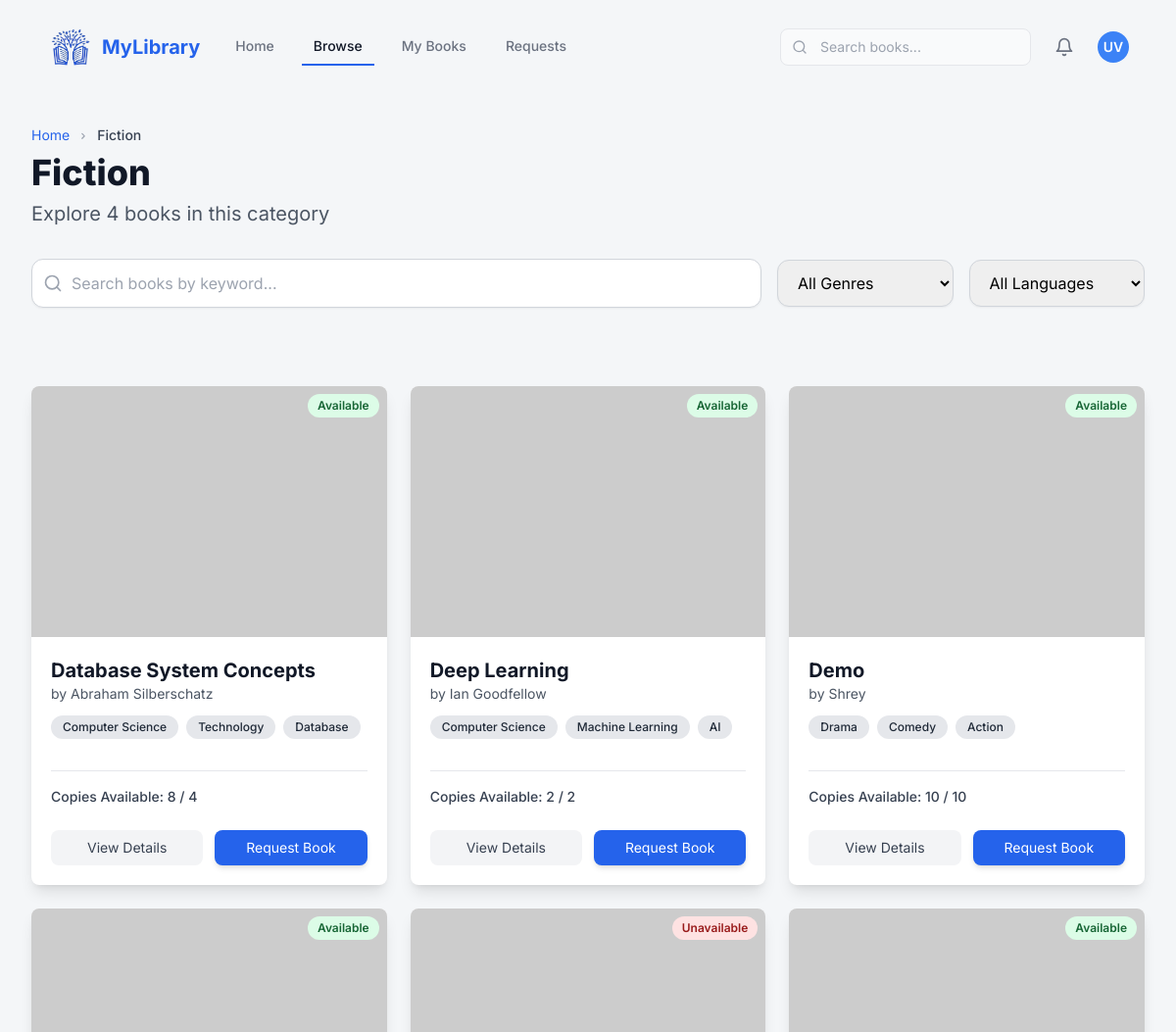
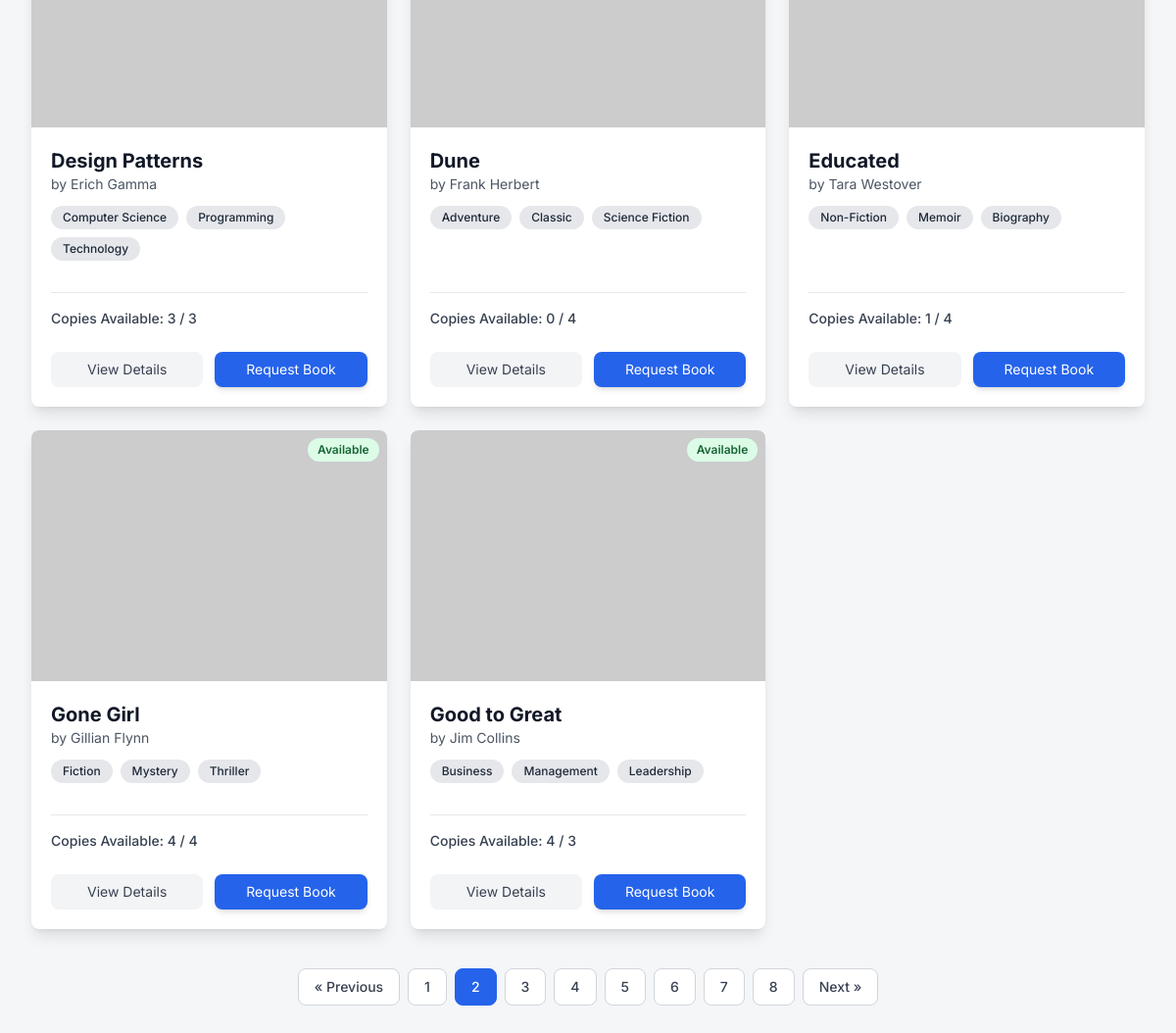
/user/browse?page=2 (signed in), run on the app's committed database (2 pictures, top to bottom).
### library_db/models.py (models this page shows, shortened)
class Book(models.Model):
    book_id = models.AutoField(primary_key=True)
    isbn = models.CharField(max_length=20, unique=True)
    title = models.CharField(max_length=255)
    author = models.CharField(max_length=100)
    genre = models.ManyToManyField(Genre, related_name='books')
    language = models.ForeignKey(Language, on_delete=models.CASCADE, related_name='books', null=True)
    description = models.TextField(blank=True, null=True)
    image_url = models.URLField(max_length=500, blank=True, null=True)
    total_copies = models.IntegerField()
    available_copies = models.IntegerField()
    def genre_display(self):
      return ', '.join(genre.genre_name for genre in self.genre.all())
    genre_display.short_description = 'Genres'

class Genre(models.Model):
    genre_id = models.AutoField(primary_key=True)
    genre_name = models.CharField(max_length=100, unique=True)

### LMS/views.py (the view)
# urls.py: path('user/browse', views.browse, name='browse'),
@user_login_required
def browse(request):
    all_books_list = Book.objects.all().order_by('title')
    paginator = Paginator(all_books_list, 8)
    page_number = request.GET.get('page')
    books_page_obj = paginator.get_page(page_number)
    context = {
        'books_page': books_page_obj,
        'all_genres': Genre.objects.all().order_by('genre_name'),
        'all_languages': Language.objects.all().order_by('language_name'),
    }
    return render(request, 'users/browse.html', context)

### LMS/views.py (called while the page is built)
def user_login_required(view_func):
    @wraps(view_func)
    def wrapper(request, *args, **kwargs):
        if not request.session.get('user_id'):
            return redirect('user_login')
        return view_func(request, *args, **kwargs)
    return wrapper

### templates/users/browse.html (shortened to what this page needs)
{% include "index.html" %}
{% block content %}
<main class="max-w-7xl mx-auto px-4 sm:px-6 lg:px-8 py-8">
    <nav class="text-sm text-gray-500 mb-2" aria-label="Breadcrumb">
        <ol class="list-none p-0 inline-flex">
            <li class="flex items-center">
                <a href="#" class="text-blue-600 hover:text-blue-800 transition duration-150">Home</a>
                <svg class="fill-current w-3 h-3 mx-2 text-gray-400" xmlns="http://www.w3.org/2000/svg"
                    viewBox="0 0 20 20">
                    <path
                        d="M7.293 14.707l3.293-3.293-3.293-3.293a1 1 0 111.414-1.414l4 4a1 1 0 010 1.414l-4 4a1 1 0 01-1.414-1.414z" />
                </svg>
            </li>
            <li class="text-gray-700 font-medium">Fiction</li>
        </ol>
    </nav>
    <header class="mb-8">
        <h1 class="text-4xl font-extrabold text-gray-900 mb-2">Fiction</h1>
        <p class="text-xl text-gray-600">Explore 4 books in this category</p>
    </header>
    <div class="flex flex-col md:flex-row gap-4 mb-10">
        <div class="relative flex-1">
            <form id="filter-form" class="flex flex-col md:flex-row gap-4 mb-10 items-center text-black">
                <div class="relative flex-grow w-full md:w-auto">
                    <input type="text" id="search-input" name="search" placeholder="Search books by keyword..."
                        class="w-full pl-10 pr-4 py-3 border border-gray-300 rounded-xl focus:outline-none focus:ring-2 focus:ring-blue-500 shadow-sm">
                    <svg class="absolute left-3 top-1/2 transform -translate-y-1/2 w-5 h-5 text-gray-400"
                        xmlns="http://www.w3.org/2000/svg" viewBox="0 0 24 24" fill="none" stroke="currentColor"
                        stroke-width="2" stroke-linecap="round" stroke-linejoin="round">
                        <circle cx="11" cy="11" r="8"></circle>
                        <path d="m21 21-4.3-4.3"></path>
                    </svg>
                </div>
                <div class="flex gap-4 w-full md:w-auto">
                    <select id="genre-filter" name="genre"
                        class="py-3 px-4 border border-gray-300 rounded-xl focus:outline-none focus:ring-2 focus:ring-blue-500 shadow-sm w-full">
                        <option value="">All Genres</option>
                    </select>
                    <select id="language-filter" name="language"
                        class="py-3 px-4 border border-gray-300 rounded-xl focus:outline-none focus:ring-2 focus:ring-blue-500 shadow-sm w-full">
                        <option value="">All Languages</option>
                    </select>
                </div>
            </form>
        </div>
    </div>
    <div class="flex justify-center items-center mt-10 space-x-2">
        <div id="book-grid-container">
            {% include "partials/book_grid_content.html" %}
        </div>
    </div>
</main>
{% endblock %}

### templates/partials/book_grid_content.html
<div id="book-grid" class="grid grid-cols-1 sm:grid-cols-2 lg:grid-cols-3 xl:grid-cols-4 gap-6">
    {% for book in books_page %}
    <div class="bg-white rounded-lg shadow-lg overflow-hidden flex flex-col group transition-transform duration-300 ease-in-out hover:-translate-y-2">
        <div class="relative">
            {% if book.available_copies > 0 %}
            <span class="absolute top-2 right-2 bg-green-100 text-green-800 text-xs font-semibold px-2.5 py-1 rounded-full">Available</span>
            {% else %}
            <span class="absolute top-2 right-2 bg-red-100 text-red-800 text-xs font-semibold px-2.5 py-1 rounded-full">Unavailable</span>
            {% endif %}
            <img class="w-full h-64 object-cover" src="https://placehold.co/400x600/1F2937/FFFFFF?text={{ book.title|urlencode }}" alt="Cover of {{ book.title }}">
        </div>
        <div class="p-5 flex flex-col flex-grow">
            <h3 class="text-xl font-bold text-gray-900 truncate">{{ book.title }}</h3>
            <p class="text-sm text-gray-600 mb-3">by {{ book.author }}</p>
            <div class="flex flex-wrap gap-2 mb-4">
                {% for genre in book.genre.all %}<span class="bg-gray-200 text-gray-800 text-xs font-medium px-3 py-1 rounded-full">{{ genre.genre_name }}</span>{% endfor %}
            </div>
            <div class="flex-grow"></div>
            <div class="mt-4 pt-4 border-t border-gray-200">
                <p id="copies-{{ book.pk }}" class="text-sm text-gray-700 font-medium mb-3">Copies Available: {{ book.available_copies }} / {{ book.total_copies }}</p>
            </div>
            <div class="flex gap-3 mt-3">
                <button
                    class="flex-1 py-2 text-sm text-gray-700 bg-gray-100 rounded-lg hover:bg-gray-200 transition duration-150"
                >
                    <a href="{% url 'details' book.book_id %}">
                        View Details
                    </a>
                </button>
                {% if request.path == '/user/browse' %}
                <button
                        class="request-book-btn flex-1 py-2 text-sm bg-blue-600 text-white rounded-lg hover:bg-blue-700 transition duration-150 shadow-md"
                        data-book-id="{{ book.pk }}"
                        data-book-title="{{ book.title }}"
                        data-book-author="{{ book.author }}">
                        Request Book
                </button>
                {% endif %}
            </div>
        </div>
    </div>
    {% empty %}
    <p class="col-span-full text-center text-gray-500 py-10">No books found matching your criteria.</p>
    {% endfor %}
</div>
<div id="pagination-container">
    {% if books_page.paginator.num_pages > 1 %}
    <div class="flex justify-center items-center mt-10 space-x-2">
        {% if books_page.has_previous %}<a href="?page={{ books_page.previous_page_number }}" class="pagination-link px-4 py-2 text-sm font-medium text-gray-700 bg-white border border-gray-300 rounded-lg hover:bg-gray-100">&laquo; Previous</a>{% endif %}
        {% for num in books_page.paginator.page_range %}
            {% if books_page.number == num %}<a href="?page={{ num }}" class="pagination-link px-4 py-2 text-sm font-medium text-white bg-blue-600 border border-blue-600 rounded-lg z-10">{{ num }}</a>
            {% else %}<a href="?page={{ num }}" class="pagination-link px-4 py-2 text-sm font-medium text-gray-700 bg-white border border-gray-300 rounded-lg hover:bg-gray-100">{{ num }}</a>{% endif %}
        {% endfor %}
        {% if books_page.has_next %}<a href="?page={{ books_page.next_page_number }}" class="pagination-link px-4 py-2 text-sm font-medium text-gray-700 bg-white border border-gray-300 rounded-lg hover:bg-gray-100">Next &raquo;</a>{% endif %}
    </div>
    {% endif %}
</div>

### templates/index.html (style rules this page uses)
body { font-family: 'Inter', sans-serif; background-color: #f4f6f8; }

### data on the page
Book: shows "Available", title "Database System Concepts", author "Abraham Silberschatz", available_copies "8", total_copies "4"
Genre: genre_name "Computer Science"
Genre: genre_name "Technology"
Genre: genre_name "Database"
Book: shows "Available", title "Deep Learning", author "Ian Goodfellow", available_copies "2", total_copies "2"
Genre: genre_name "Machine Learning"
Genre: genre_name "AI"
Book: shows "Available", title "Demo", author "Shrey", available_copies "10", total_copies "10"
Genre: genre_name "Drama"
Genre: genre_name "Comedy"
Genre: genre_name "Action"
Book: shows "Available", title "Design Patterns", author "Erich Gamma", available_copies "3", total_copies "3"
Genre: genre_name "Programming"
Book: shows "Unavailable", title "Dune", author "Frank Herbert", available_copies "0", total_copies "4"
Genre: genre_name "Adventure"
Genre: genre_name "Classic"
Genre: genre_name "Science Fiction"
Book: shows "Available", title "Educated", author "Tara Westover", available_copies "1", total_copies "4"
Genre: genre_name "Non-Fiction"
Genre: genre_name "Memoir"
Genre: genre_name "Biography"
Book: shows "Available", title "Gone Girl", author "Gillian Flynn", available_copies "4", total_copies "4"
Genre: genre_name "Fiction"
Genre: genre_name "Mystery"
Genre: genre_name "Thriller"
Book: shows "Available", title "Good to Great", author "Jim Collins", available_copies "4", total_copies "3"
Genre: genre_name "Business"
Genre: genre_name "Management"
Genre: genre_name "Leadership"

### other printed values
{{ num }} "1" "3" "4" "5" "6" "7" "8"
{{ num }} "2"
